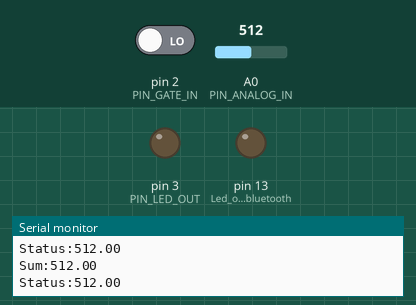
This sketch was run on a simulated Arduino Uno, built with avr-gcc and run on an emulated ATmega328P. Shown: output pins drawn as LEDs (lit = HIGH), the last lines printed to the serial monitor. The inputs (shaded band) are chosen by the test bench; at power-on: pin 2 (PIN_GATE_IN) LOW, A0 (PIN_ANALOG_IN) = 512.

Above: at 1.2 s.
1.3 s: pin 2 (PIN_GATE_IN) driven HIGH
At 1.9 s:
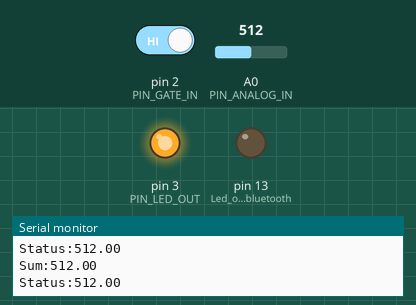
2.8 s: pin 2 (PIN_GATE_IN) driven LOW
At 4.2 s:
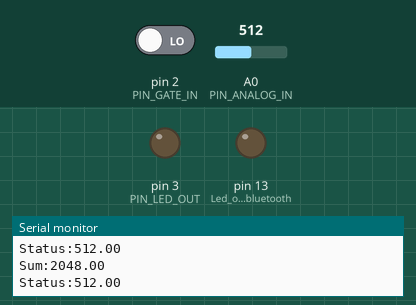
Timing chart, 0 to 5.8 s (numbered marks = the images above; inputs shaded):
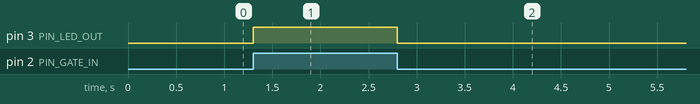

The sketch:

test_code_old.ino
```cpp
//Test_Code

//Sound detector Ports


//Define Hardware connections
#define PIN_GATE_IN 2
#define IRQ_GATE_IN  0
#define PIN_LED_OUT 3
#define PIN_ANALOG_IN A0

int index = 10;   //defining index - used in sound detector loop
int average = 0;
// soundISR()
// This function is installed as an interrupt service routine for the pin
// change interrupt.  When digital input 2 changes state, this routine is called.
// It queries the state of that pin, and sets the onboard LED to reflect that pin's state.

//Function for sound detector
void soundISR()
{
  int pin_val;

  pin_val = digitalRead(PIN_GATE_IN);
  digitalWrite(PIN_LED_OUT, pin_val);
}

//0 (bluetooth connected)
//1 (to turn the LED on)
//2 (tor turn the LED off)
//3 (volume up)
//4 (volume down)


char junk;
String inputString = "";

void setup()                    // run once, when the sketch starts
{
 Serial.begin(9600);            // set the baud rate to 9600, same should be of your Serial Monitor
 pinMode(13, OUTPUT);           //Led output for bluetooth

 //Sound detector setup code begin

   //  Configure LED pin as output
    pinMode(PIN_LED_OUT, OUTPUT);

    // configure input to interrupt
    pinMode(PIN_GATE_IN, INPUT);
    attachInterrupt(IRQ_GATE_IN, soundISR, CHANGE);

    // Display status
    Serial.println("Initialized");

// sound detector setup code end

}

void loop()
{
  //Bluetooth Code - main loop

  //Threshold on (1) & off (2)
  if(Serial.available()){
  while(Serial.available())
    {
      char inChar = (char)Serial.read(); //read the input
      inputString += inChar;        //make a string of the characters coming on serial
    }
    Serial.println(inputString);
    while (Serial.available() > 0)
    { junk = Serial.read() ; }      // clear the serial buffer
    if(inputString == "1"){         //in case of '1' turn the LED on
      digitalWrite(13, HIGH);

    }
    else if(inputString == "2"){   //incase of '2' turn the LED off
      digitalWrite(13, LOW);
    }
    inputString = "";
  }
  //Bluetooth code end

  //Sound detector code Start

  double value;
  int i;
  double sum = 0;
  double avg = 0;
  double Values[index];

  for (i = 0; i <= index-1; i++) {
    value = analogRead(PIN_ANALOG_IN);  // Check the envelope input
    Serial.print("Status:");     // Convert envelope value into a message
    Serial.println(value);
    delay(1000);

    Values[i + 1] = Values[i];  //write array value into the array
    Values[i] = value;
    sum += Values[i]; //sum the values of the array
    Serial.print("Sum:");
    Serial.println(sum);

 }
    avg = sum/index;
    Serial.println("Average:");
    Serial.println(avg);
    delay(1000);
}
```

Measured:
- after the input at 1.3 s, pin 3 (PIN_LED_OUT): LOW → HIGH at once
- after the input at 2.8 s, pin 3 (PIN_LED_OUT): HIGH → LOW at once
